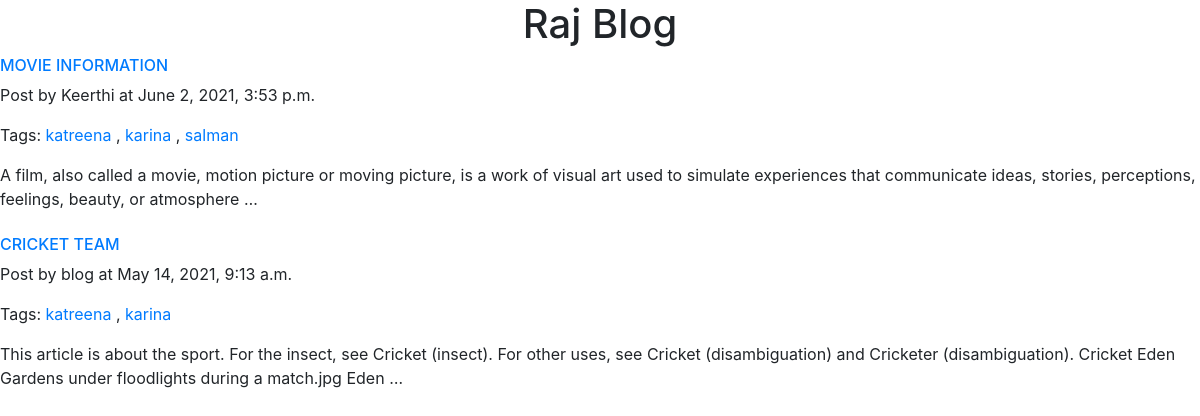
The page / on the database its author committed.
### blogapp/models.py (models this page shows)
class Post(models.Model):
    STATUS_CHOICES = (('draft', 'DRAFT'), ('published', 'Published'))
    title=models.CharField(max_length=30)
    slug = models.SlugField(max_length=256,unique_for_date='publish')
    author = models.ForeignKey(User, related_name='blog_post',on_delete=models.DO_NOTHING)
    publish =models.DateTimeField(default=timezone.now)
    body = models.TextField()
    created = models.DateTimeField(auto_now_add=True)
    updated = models.DateTimeField(auto_now=True)
    status = models.CharField(max_length=10, choices=STATUS_CHOICES, default='draft')
    tags = TaggableManager()
    class Meta:
        ordering = ('-publish',)
    def get_absolute_url(self):
        return reverse('postdetail',args=[self.publish.year,
                                          self.publish.strftime('%m'),
                                          self.publish.strftime('%d'),
                                          self.slug])

### blogapp/views.py (the view)
# urls.py: path('',views.post_view),
def post_view(request,tag_slug=None):
    post_list = Post.objects.filter(status='published')
    tag=None
    if(tag_slug):
        tag=get_object_or_404(Tag,slug=tag_slug)
        post_list=post_list.filter(tags__in=[tag])
    return render(request, 'index.html', {'post_list': post_list,'tag':tag})

### templates/index.html (shortened to what this page needs)
<!DOCTYPE html>
{% extends 'base.html' %}
{% block contents%}
{% for post in post_list%}
<a href="{{post.get_absolute_url}}"> <h6>{{post.title | upper}}<br></h6></a>
<p>Post by {{post.author}} at {{post.publish}}</p>
<p>Tags: {%for tag in post.tags.all %}
               <a href="{%url 'post_list_by_tag' tag.slug%}">{{tag.name}}</a>
    {% if not forloop.last%}, {% endif %}
    {% endfor%}</p>
{{post.body | truncatewords:30}}<br><br>
{% endfor %}
{% endblock %}

### templates/base.html (shortened to what this page needs)
<!DOCTYPE html>
<html lang="en">
<head>
    <link rel="stylesheet" href="https://cdn.jsdelivr.net/npm/bootstrap@4.5.3/dist/css/bootstrap.min.css">
</head>
<body>
<h1 align="center">Raj Blog</h1>
{% block contents%}
{% endblock %}
</body>
</html>

### rows shown on the page
Post: title "MOVIE INFORMATION", author "Keerthi", publish "June 2, 2021, 3:53 p.m.", body "A film, also called a movie, motion picture or moving picture, is a work of visual art used to simulate experiences that communicate ideas, stories, perceptions, feelings, beauty, or atmosphere …"
Tag: name "katreena"
Tag: name "karina"
Tag: name "salman"
Post: title "CRICKET TEAM", author "blog", publish "May 14, 2021, 9:13 a.m.", body "This article is about the sport. For the insect, see Cricket (insect). For other uses, see Cricket (disambiguation) and Cricketer (disambiguation). Cricket Eden Gardens under floodlights during a match.jpg Eden …"
